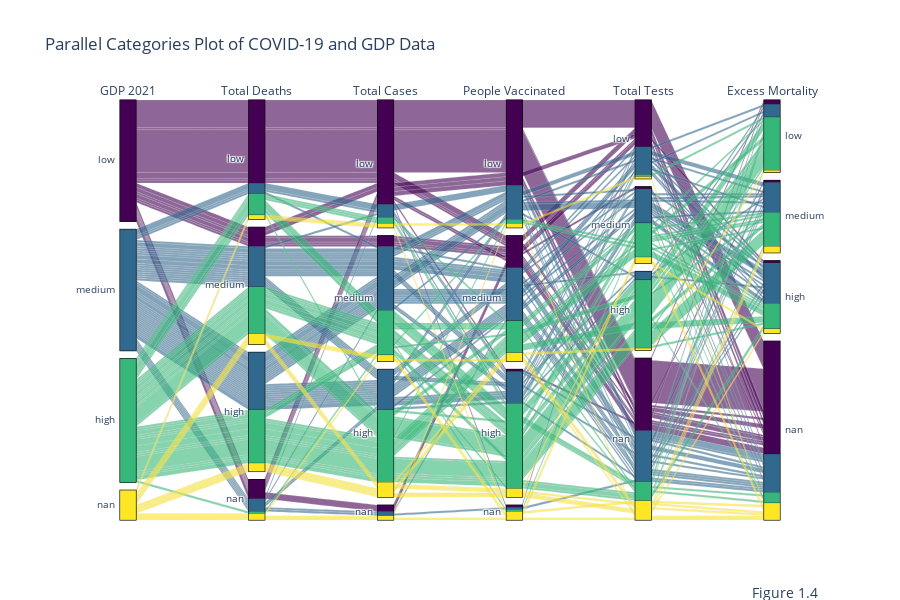

Notebook code cell kept with this figure:
### Markdown cell above
#### Argument 2: 
**Countries with a lower GDP per capita have less resources to spend on testing and recording data which makes it seem like they are performing better at handling the pandemic**

To visualize how GDP per capita impacts various factors, we can use a parallel categories plot to visualize the correlations between these categories. This type of plot will help us understand how countries with lower GDP per capita might appear to manage the pandemic more effectively due to limited resources for testing and data recording. We have chosen to use data from the year 2021 because this is the year when the majority of people began to receive vaccinations(Rijksoverheid, 2020).

### Code cell
import pandas as pd
import plotly.graph_objs as go

# Load COVID-19 and GDP data
covid_df = pd.read_csv('owid-covid-data.csv')
gdp_df = pd.read_csv('GDP-data.csv', skiprows=4)

# Filter COVID-19 data for 2021 and 2020 and exclude certain locations
covid_2021_df = covid_df[covid_df['date'].str.startswith('2021')]
covid_2020_df = covid_df[covid_df['date'].str.startswith('2020')]
exclude_locations = ['World', 'Upper middle income', 'Lower middle income', 'High income', 'Low income',
                     'European Union', 'North America', 'South America', 'Asia', 'Oceania', 'Africa']
covid_2021_df = covid_2021_df[~covid_2021_df['location'].isin(exclude_locations)]
covid_2020_df = covid_2020_df[~covid_2020_df['location'].isin(exclude_locations)]

# Define variables of interest
variables = ['total_deaths_per_million', 'total_cases_per_million', 'people_vaccinated_per_hundred', 
             'total_tests_per_thousand', 'excess_mortality_cumulative_per_million']

# Compute last values for each variable by location for 2021 and 2020
last_values_2021_dfs = {}
last_values_2020_dfs = {}
for var in variables:
    last_values_2021_dfs[var] = covid_2021_df.groupby('location').last()[var].reset_index()
    last_values_2020_dfs[var] = covid_2020_df.groupby('location').last()[var].reset_index()

# Merge COVID-19 variables for 2021 with GDP data
merged_df = last_values_2021_dfs[variables[0]]
for var in variables[1:]:
    merged_df = pd.merge(merged_df, last_values_2021_dfs[var], on='location', how='left')

# Rename columns for clarity
for var in variables:
    merged_df = merged_df.rename(columns={var: f'{var}_2021'})

# Merge last values of 2020
for var in variables:
    if var != 'people_vaccinated_per_hundred':  # Skip 'people_vaccinated_per_hundred'
        merged_df = pd.merge(merged_df, last_values_2020_dfs[var].rename(columns={var: f'{var}_2020'}), on='location', how='left')

# Adjust variables by subtracting 2020 values from 2021 values, except for 'people_vaccinated_per_hundred'
for var in variables:
    if var != 'people_vaccinated_per_hundred':
        merged_df[var] = merged_df[f'{var}_2021'] - merged_df[f'{var}_2020']
    else:
        merged_df[var] = merged_df[f'{var}_2021']

# Drop unnecessary columns
columns_to_drop = [f'{var}_2021' for var in variables if var != 'people_vaccinated_per_hundred'] + [f'{var}_2020' for var in variables if var != 'people_vaccinated_per_hundred']
merged_df = merged_df.drop(columns=columns_to_drop)

# Merge with GDP data
gdp_df = gdp_df.rename(columns={"Country Name": 'location'})
gdp_df = gdp_df[['location', "2021"]]
final_merged_df = pd.merge(merged_df, gdp_df, on='location', how='inner')
final_merged_df = final_merged_df.rename(columns={"2021": "GDP_2021"})

# Categorical binning for each variable
for var in variables + ['GDP_2021']:
    final_merged_df[f'{var}_category'] = pd.qcut(final_merged_df[var], q=3, labels=['low', 'medium', 'high'])

# Define category orders for each variable
category_orders = {
    'GDP_2021_category': ['low', 'medium', 'high'],
    'total_deaths_per_million_category': ['low', 'medium', 'high'],
    'total_cases_per_million_category': ['low', 'medium', 'high'],
    'people_vaccinated_per_hundred_category': ['low', 'medium', 'high'],
    'total_tests_per_thousand_category': ['low', 'medium', 'high'],
    'excess_mortality_cumulative_per_million_category': ['low', 'medium', 'high'] 
}

# Ensure all variables are treated as categorical
for var in variables + ['GDP_2021']:
    final_merged_df[f'{var}_category'] = final_merged_df[f'{var}_category'].astype('category').cat.add_categories('nan').fillna('nan')

# Define dimensions for Plotly Parcats
dimensions = [
    {'label': 'GDP 2021', 'values': final_merged_df['GDP_2021_category'], 'categoryorder': 'array', 'categoryarray': category_orders['GDP_2021_category']},
    {'label': 'Total Deaths', 'values': final_merged_df['total_deaths_per_million_category'], 'categoryorder': 'array', 'categoryarray': category_orders['total_deaths_per_million_category']},
    {'label': 'Total Cases', 'values': final_merged_df['total_cases_per_million_category'], 'categoryorder': 'array', 'categoryarray': category_orders['total_cases_per_million_category']},
    {'label': 'People Vaccinated', 'values': final_merged_df['people_vaccinated_per_hundred_category'], 'categoryorder': 'array', 'categoryarray': category_orders['people_vaccinated_per_hundred_category']},
    {'label': 'Total Tests', 'values': final_merged_df['total_tests_per_thousand_category'], 'categoryorder': 'array', 'categoryarray': category_orders['total_tests_per_thousand_category']},
    {'label': 'Excess Mortality', 'values': final_merged_df['excess_mortality_cumulative_per_million_category'], 'categoryorder': 'array', 'categoryarray': category_orders['excess_mortality_cumulative_per_million_category']}
]

# Create the Parcats figure
fig = go.Figure(data=[
    go.Parcats(
        dimensions=dimensions,
        line={'color': final_merged_df['GDP_2021_category'].cat.codes, 'colorscale': 'Viridis', 'showscale': False},
        hoverinfo='count+probability',
        arrangement='freeform'
    )
])

# Update layout and display the plot
fig.update_layout(
    title='Parallel Categories Plot of COVID-19 and GDP Data',
    height=600
)



fig.add_annotation(text="Figure 1.4", xref="paper", yref="paper", x=1, y=-0.2, showarrow=False, align="center", font=dict(size=14))

### Figure 1 — Plotly figure (JSON) as saved in the notebook; plotly's stock layout.template omitted (floating-point values rounded to 4 significant figures; data arrays with more than 128 entries replaced by an {"elided": "..."} marker saying what was removed)
{"data": [{"arrangement": "freeform", "dimensions": [{"categoryarray": ["low", "medium", "high"], "categoryorder": "array", "label": "GDP 2021", "values": {"elided": "186 str values"}}, {"categoryarray": ["low", "medium", "high"], "categoryorder": "array", "label": "Total Deaths", "values": {"elided": "186 str values"}}, {"categoryarray": ["low", "medium", "high"], "categoryorder": "array", "label": "Total Cases", "values": {"elided": "186 str values"}}, {"categoryarray": ["low", "medium", "high"], "categoryorder": "array", "label": "People Vaccinated", "values": {"elided": "186 str values"}}, {"categoryarray": ["low", "medium", "high"], "categoryorder": "array", "label": "Total Tests", "values": {"elided": "186 str values"}}, {"categoryarray": ["low", "medium", "high"], "categoryorder": "array", "label": "Excess Mortality", "values": {"elided": "186 str values"}}], "hoverinfo": "count+probability", "line": {"color": {"elided": "186 int values"}, "colorscale": [[0, "#440154"], [0.1111, "#482878"], [0.2222, "#3e4989"], [0.3333, "#31688e"], [0.4444, "#26828e"], [0.5556, "#1f9e89"], [0.6667, "#35b779"], [0.7778, "#6ece58"], [0.8889, "#b5de2b"], [1, "#fde725"]], "showscale": false}, "type": "parcats"}], "layout": {"annotations": [{"align": "center", "font": {"size": 14}, "showarrow": false, "text": "Figure 1.4", "x": 1, "xref": "paper", "y": -0.2, "yref": "paper"}], "height": 600, "title": {"text": "Parallel Categories Plot of COVID-19 and GDP Data"}}}
